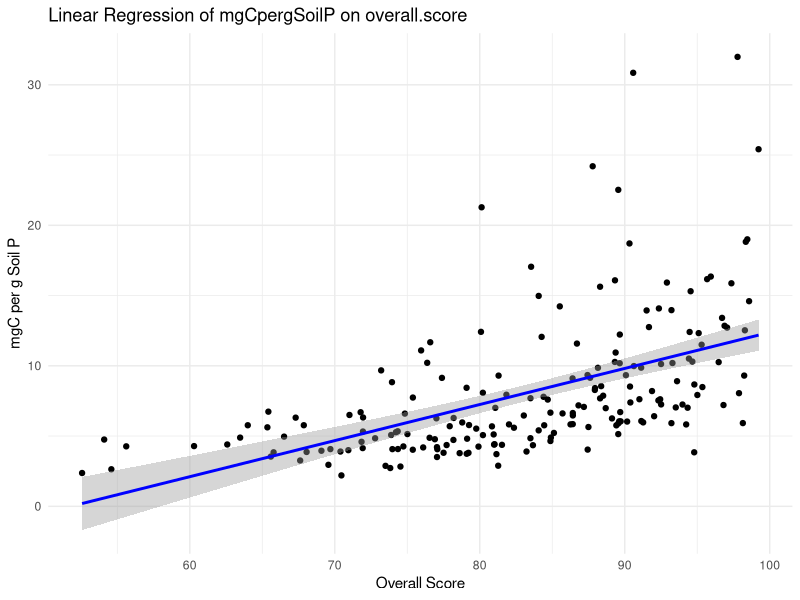
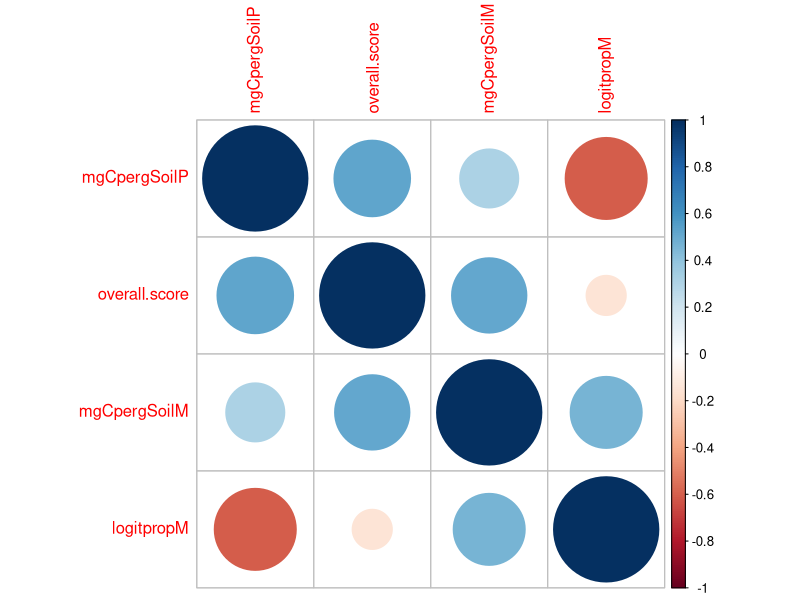
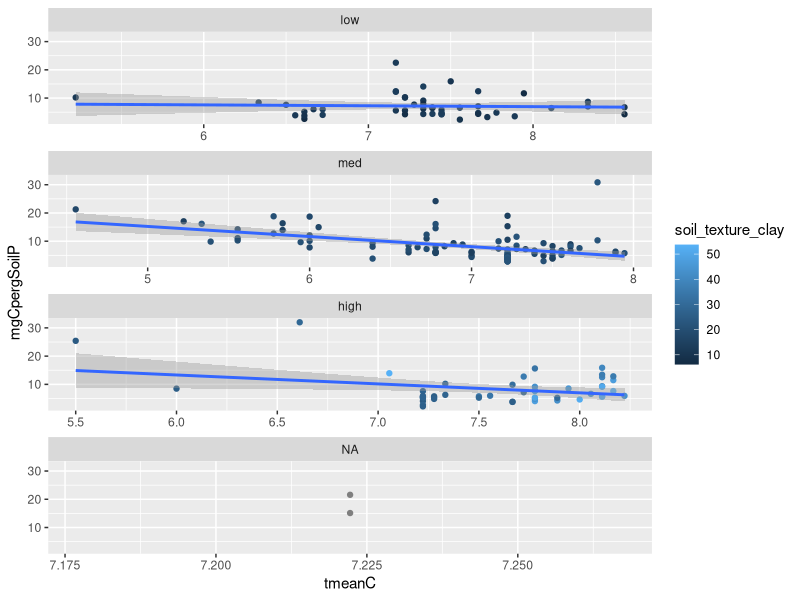
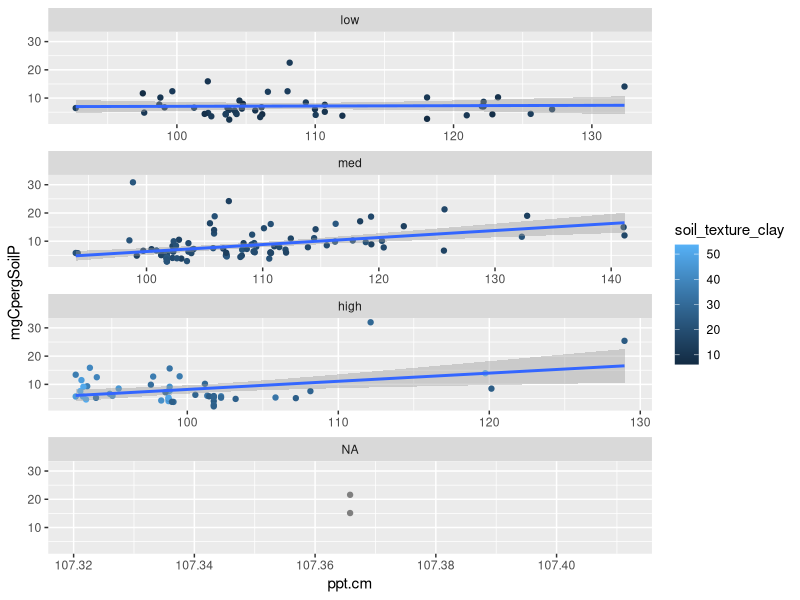
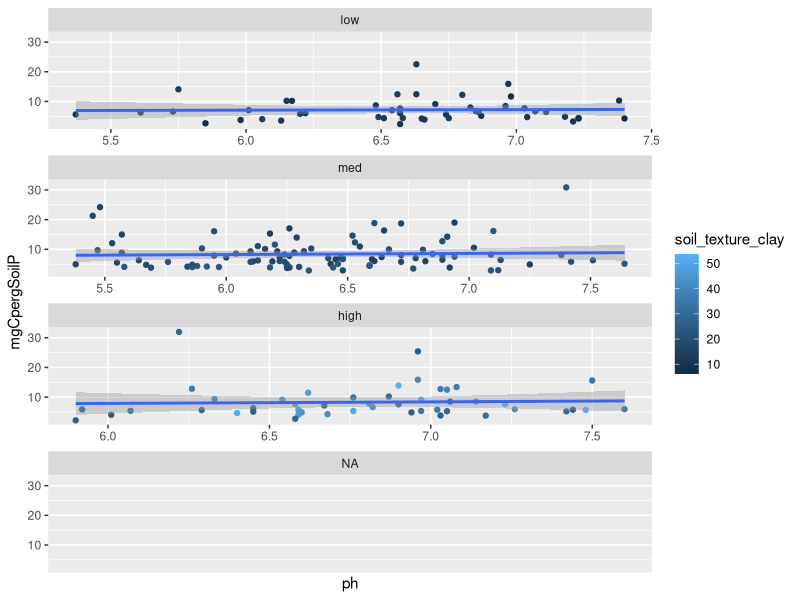
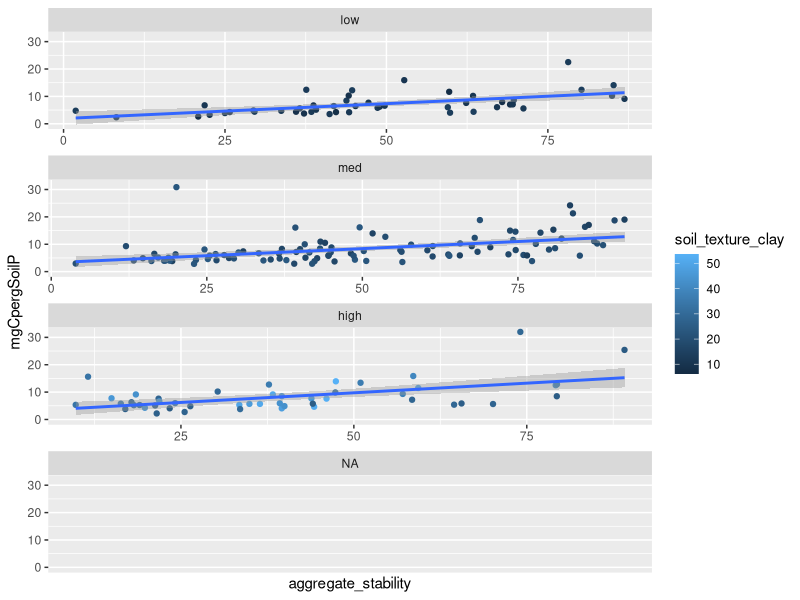
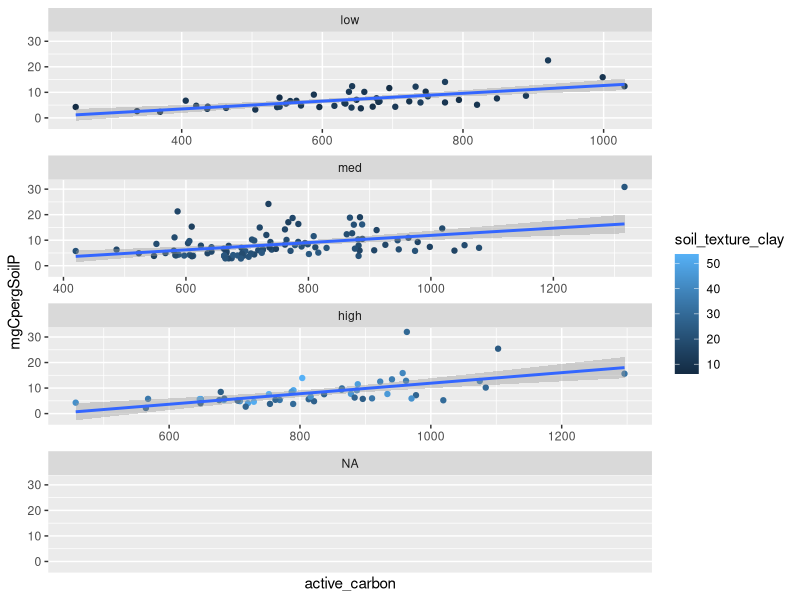
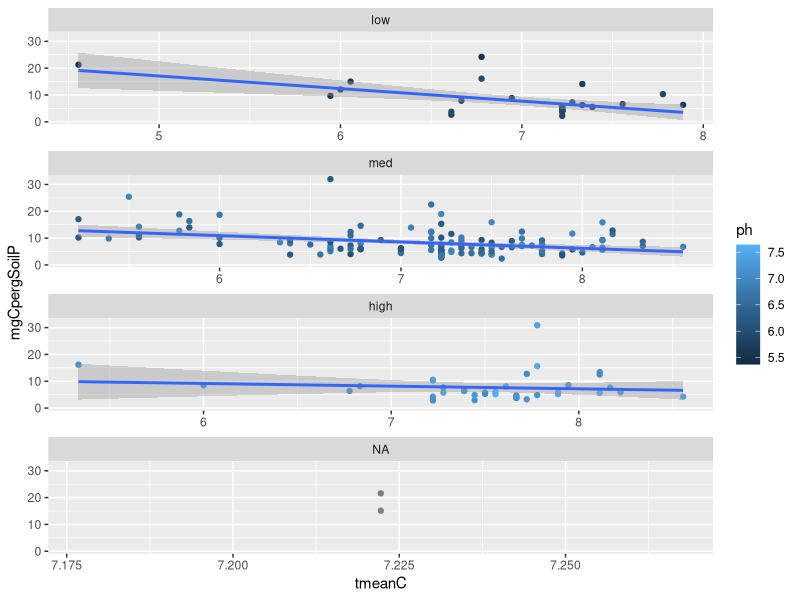

These charts were generated, in order, by the following R code: (Note: this script raises an error after producing the figures.)
#Analyzing data and building linear models with mgPOM as response variable

#setwd("/Users/f003833/Documents/GitHub/FracFarmVT") #caitlin
setwd("C:/Users/F004SPC/Documents/GitHub/FracFarmVT") #erin

#load your libraries
library(tidyverse)
library(ggplot2)
library(dplyr)
library(corrplot)
library(emmeans)
library(nlme)
library(ggeffects)

##call in the analytical data
data <- read.csv("data.csv")
View(data)

#soil health regression

# Perform linear regression
regression_model <- lm(mgCpergSoilP ~ overall.score, data = data)

# Summarize the regression model
summary(regression_model)

# Create a plot with the regression line
ggplot(data, aes(x = overall.score, y = mgCpergSoilP)) +
  geom_point() +
  geom_smooth(method = "lm", col = "blue") +
  labs(title = "Linear Regression of mgCpergSoilP on overall.score",
       x = "Overall Score",
       y = "mgC per g Soil P") +
  theme_minimal()

#Correlation plot
cordata <- cor(data[,c("mgCpergSoilP","overall.score","mgCpergSoilM","logitpropM")], use="pairwise.complete.obs", method="pearson")
corrplot(cordata)
cordata

#view na for ph: Z1, Z2 are truly NA
missing_ph <- subset(data, is.na(ph) | ph == "")
missing_field_codes <- missing_ph$Field_Code
print(missing_field_codes)

missing_mgCpergSoilP <- subset(data, is.na(mgCpergSoilP) | mgCpergSoilP == "")
missing_field_codes <- missing_mgCpergSoilP$Field_Code
print(missing_field_codes)

#First, graphically explore relationships among independent variables to look for interactions


data <- data %>% 
  mutate(claycategory=cut(soil_texture_clay, breaks=c(-Inf, 14, 24, Inf), labels=c("low","med", "high")))

ggplot(data=data, aes(x=tmeanC, y=mgCpergSoilP, col=soil_texture_clay))+ 
  geom_point()+
  geom_smooth(method=lm)+
  facet_wrap(~ claycategory, ncol=1, scales="free_x")

data <- data %>% 
  mutate(claycategory=cut(soil_texture_clay, breaks=c(-Inf, 14, 24, Inf), labels=c("low","med", "high")))

ggplot(data=data, aes(x=ppt.cm, y=mgCpergSoilP, col=soil_texture_clay))+ 
  geom_point()+
  geom_smooth(method=lm)+
  facet_wrap(~ claycategory, ncol=1, scales="free_x")

data <- data %>% 
  mutate(claycategory=cut(soil_texture_clay, breaks=c(-Inf, 14, 24, Inf), labels=c("low","med", "high")))

ggplot(data=data, aes(x=ph, y=mgCpergSoilP, col=soil_texture_clay))+ 
  geom_point()+
  geom_smooth(method=lm)+
  facet_wrap(~ claycategory, ncol=1, scales="free_x")

data <- data %>% 
  mutate(claycategory=cut(soil_texture_clay, breaks=c(-Inf, 14, 24, Inf), labels=c("low","med", "high")))

ggplot(data=data, aes(x=aggregate_stability, y=mgCpergSoilP, col=soil_texture_clay))+ 
  geom_point()+
  geom_smooth(method=lm)+
  facet_wrap(~ claycategory, ncol=1, scales="free_x")

data <- data %>% 
  mutate(claycategory=cut(soil_texture_clay, breaks=c(-Inf, 14, 24, Inf), labels=c("low","med", "high")))

ggplot(data=data, aes(x=active_carbon, y=mgCpergSoilP, col=soil_texture_clay))+ 
  geom_point()+
  geom_smooth(method=lm)+
  facet_wrap(~ claycategory, ncol=1, scales="free_x")

#more interactions with ph
summary(data$ph)

data <- data %>% 
  mutate(phcategory=cut(ph, breaks=c(-Inf,6,7, Inf), labels=c("low","med","high")))

ggplot(data=data, aes(x=tmeanC, y=mgCpergSoilP, col=ph))+ 
  geom_point()+
  geom_smooth(method=lm)+
  facet_wrap(~ phcategory, ncol=1, scales="free_x")

data <- data %>% 
  mutate(phcategory=cut(ph, breaks=c(-Inf,6,7, Inf), labels=c("low","med","high")))

ggplot(data=data, aes(x=ppt.cm, y=mgCpergSoilP, col=ph))+ 
  geom_point()+
  geom_smooth(method=lm)+
  facet_wrap(~ phcategory, ncol=1, scales="free_x")

data <- data %>% 
  mutate(phcategory=cut(ph, breaks=c(-Inf,6,7, Inf), labels=c("low","med","high")))

ggplot(data=data, aes(x=aggregate_stability, y=mgCpergSoilP, col=ph))+ 
  geom_point()+
  geom_smooth(method=lm)+
  facet_wrap(~ phcategory, ncol=1, scales="free_x")

data <- data %>% 
  mutate(phcategory=cut(ph, breaks=c(-Inf,6,7, Inf), labels=c("low","med","high")))

ggplot(data=data, aes(x=soil_texture_clay, y=mgCpergSoilP, col=ph))+ 
  geom_point()+
  geom_smooth(method=lm)+
  facet_wrap(~ phcategory, ncol=1, scales="free_x")

data <- data %>% 
  mutate(phcategory=cut(ph, breaks=c(-Inf,6,7, Inf), labels=c("low","med","high")))

ggplot(data=data, aes(x=active_carbon, y=mgCpergSoilP, col=ph))+ 
  geom_point()+
  geom_smooth(method=lm)+
  facet_wrap(~ phcategory, ncol=1, scales="free_x")

#interactions with ppt

data <- data %>% 
  mutate(pptcategory=cut(ppt.cm, breaks=c(-Inf,101.4, 110.0, Inf), labels=c("low","med","high")))

ggplot(data=data, aes(x=tmeanC, y=mgCpergSoilP, col=ppt.cm))+ 
  geom_point()+
  geom_smooth(method=lm)+
  facet_wrap(~ pptcategory, ncol=1, scales="free_x")


data <- data %>% 
  mutate(pptcategory=cut(ppt.cm, breaks=c(-Inf,101.4, 110.0, Inf), labels=c("low","med","high")))

ggplot(data=data, aes(x=aggregate_stability, y=mgCpergSoilP, col=ppt.cm))+ 
  geom_point()+
  geom_smooth(method=lm)+
  facet_wrap(~ pptcategory, ncol=1, scales="free_x")

summary(data$ppt.cm)
data <- data %>% 
  mutate(pptcategory=cut(ppt.cm, breaks=c(-Inf,101.4, 110.0, Inf), labels=c("low","med","high")))

ggplot(data=data, aes(x=tmeanC, y=mgCpergSoilP, col=ppt.cm))+ 
  geom_point()+
  geom_smooth(method=lm)+
  facet_wrap(~ pptcategory, ncol=1, scales="free_x")


data <- data %>% 
  mutate(pptcategory=cut(ppt.cm, breaks=c(-Inf,101.4, 110.0, Inf), labels=c("low","med","high")))

ggplot(data=data, aes(x=active_carbon, y=mgCpergSoilP, col=ppt.cm))+ 
  geom_point()+
  geom_smooth(method=lm)+
  facet_wrap(~ pptcategory, ncol=1, scales="free_x")

#interactions with aggregate stability
summary(data$aggregate_stability)

data <- data %>% 
  mutate(agStcategory=cut(aggregate_stability, breaks=c(-Inf,29.3, 65.6, Inf), labels=c("low","med","high")))

ggplot(data=data, aes(x=ph, y=mgCpergSoilP, col=aggregate_stability))+ 
  geom_point()+
  geom_smooth(method=lm)+
  facet_wrap(~ agStcategory, ncol=1, scales="free_x")

data <- data %>% 
  mutate(agStcategory=cut(aggregate_stability, breaks=c(-Inf,29.3, 65.6, Inf), labels=c("low","med","high")))

ggplot(data=data, aes(x=ppt.cm, y=mgCpergSoilP, col=aggregate_stability))+ 
  geom_point()+
  geom_smooth(method=lm)+
  facet_wrap(~ agStcategory, ncol=1, scales="free_x")

data <- data %>% 
  mutate(agStcategory=cut(aggregate_stability, breaks=c(-Inf,29.3, 65.6, Inf), labels=c("low","med","high")))

ggplot(data=data, aes(x=tmeanC, y=mgCpergSoilP, col=aggregate_stability))+ 
  geom_point()+
  geom_smooth(method=lm)+
  facet_wrap(~ agStcategory, ncol=1, scales="free_x")

data <- data %>% 
  mutate(agStcategory=cut(aggregate_stability, breaks=c(-Inf,29.3, 65.6, Inf), labels=c("low","med","high")))

ggplot(data=data, aes(x=soil_texture_clay, y=mgCpergSoilP, col=aggregate_stability))+ 
  geom_point()+
  geom_smooth(method=lm)+
  facet_wrap(~ agStcategory, ncol=1, scales="free_x")

data <- data %>% 
  mutate(agStcategory=cut(aggregate_stability, breaks=c(-Inf,29.3, 65.6, Inf), labels=c("low","med","high")))

ggplot(data=data, aes(x=active_carbon, y=mgCpergSoilP, col=aggregate_stability))+ 
  geom_point()+
  geom_smooth(method=lm)+
  facet_wrap(~ agStcategory, ncol=1, scales="free_x")

#tmeanC and active carbon
summary(data$tmeanC)

data <- data %>% 
  mutate(tmeanCcategory=cut(tmeanC, breaks=c(-Inf,6.8, 7.6, Inf), labels=c("low","med","high")))

ggplot(data=data, aes(x=active_carbon, y=mgCpergSoilP, col=tmeanC))+ 
  geom_point()+
  geom_smooth(method=lm)+
  facet_wrap(~ tmeanCcategory, ncol=1, scales="free_x")

#Models
#Correlation plot
cordata <- cor(data[,c("mgCpergSoilP","ph","ppt.cm","tmeanC","aggregate_stability","soil_texture_clay","active_carbon")], use="pairwise.complete.obs", method="pearson")
corrplot(cordata)

##Linear Mixed Model for dependent variable (mgCpergSoilP)
#test without random effect, because only one value per field

m1P=gls(mgCpergSoilP~ppt.cm*tmeanC+soil_texture_clay+
          aggregate_stability+active_carbon+ 
          ph, data=data, na.action=na.exclude, method="ML")
summary(m1P)

m2P=gls(mgCpergSoilP~ppt.cm*tmeanC+soil_texture_clay+
          +aggregate_stability+active_carbon, data=data, na.action=na.exclude, method="ML")
summary(m2P)
anova(m1P, m2P)

m3P=gls(mgCpergSoilP~ppt.cm*tmeanC
           +aggregate_stability+active_carbon 
        , data=data, na.action=na.exclude, method="ML")
summary(m3P)
anova(m2P,m3P)

#check assumptions, distrubution of residuals
#final model should use REML
m3P=gls(mgCpergSoilP~ppt.cm*tmeanC
        +aggregate_stability+active_carbon,
        data=data, na.action=na.exclude, method="REML") 
summary(m3P)

F_Final <- fitted(m3P)
R_Final <- residuals(m3P, type = "pearson", scaled = TRUE)
N = !is.na(data$mgCpergSoilP)
Rfull <- NA
Rfull[N] <- R_Final
op <- par(mfrow = c(2,2), mar = c(5,4,1,1))  
plot(F_Final, R_Final)
hist(Rfull)
plot(Rfull ~ data$aggregate_stability)
plot(Rfull ~ data$soil_texture_clay)
plot(Rfull ~ data$active_carbon)
plot(Rfull ~ data$tmeanC)
plot(Rfull ~ data$ppt.cm)
plot(Rfull ~ data$ph)
par(op)

#partial residuals to test that the relationship is linear
#do these for each of the significant predictors (do green and red lines match?)

op <- par(mfrow = c(2,2), mar = c(5,4,1,1)) #this makes it so all the graphs are plotted in the same window (a 2 x 2 grid)

ppt.cm.c <- summary(m3P)$coefficients[2] #predictor coefficient
ppt.cm.pr <- Rfull + ppt.cm.c*data$ppt.cm  #Residuals + pred coef * predictor value
{scatter.smooth(data$ppt.cm, ppt.cm.pr, 
                lpars = list(col = "green", lwd = 3, lty = 3)) #residual loess
  abline(lm(ppt.cm.c*data$ppt.cm ~ data$ppt.cm), col = "red")} 

soil_texture_clay.c <- summary(m3P)$coefficients[3] #predictor coefficient
soil_texture_clay.pr <- Rfull + soil_texture_clay.c*data$soil_texture_clay  #Residuals + pred coef * predictor value
{scatter.smooth(data$soil_texture_clay, soil_texture_clay.pr, 
                lpars = list(col = "green", lwd = 3, lty = 3)) #residual loess
  abline(lm(soil_texture_clay.c*data$soil_texture_clay ~ data$soil_texture_clay), col = "red")} 

aggregate_stability.c <- summary(m3P)$coefficients[5] #predictor coefficient
aggregate_stability.pr <- Rfull + aggregate_stability.c*data$aggregate_stability  #Residuals + pred coef * predictor value
{scatter.smooth(data$aggregate_stability, aggregate_stability.pr, 
                lpars = list(col = "green", lwd = 3, lty = 3)) #residual loess
  abline(lm(aggregate_stability.c*data$aggregate_stability ~ data$aggregate_stability), col = "red")} 

active_carbon.c <- summary(m3P)$coefficients[6] #predictor coefficient
active_carbon.pr <- Rfull + active_carbon.c*data$active_carbon  #Residuals + pred coef * predictor value
{scatter.smooth(data$active_carbon, active_carbon.pr, 
                lpars = list(col = "green", lwd = 3, lty = 3)) #residual loess
  abline(lm(active_carbon.c*data$active_carbon ~ data$active_carbon), col = "red")} 

par(op)

#Visualize significant relationships

#own_theme below sets ggplot parameters for how plots should look. 
own_theme <- theme_bw(base_size = 11) +
  theme(rect = element_blank(),
        axis.ticks = element_line(color = "black"),
        axis.text = element_text(color = "black"),
        axis.line = element_line(color = "black"),
        panel.grid.minor = element_blank())

#ppt and tmeanC, option 1
summary(data$ppt.cm)
summary(data$tmeanC)

pred_pptC <- ggpredict(m3P, terms = c("ppt.cm", "tmeanC[6.8,7.5]"))
pred_pptC$tmean_group <- pred_pptC$group
levels(pred_pptC$tmean_group) <- c("low (4.5-7.2)",  
                                   "high (7.2-8.6)")
data <- data %>%
  drop_na(tmeanC) %>% 
  dplyr::mutate(tmean_group = cut(tmeanC, breaks = c(4.5,7.2,8.6)))

levels(data$tmean_group) <- c("low (4.5-7.2)",  
                              "high (7.2-8.6)")

mgPOM_pptC <-data %>% 
  ggplot() +
  geom_point(aes(x = ppt.cm, y = mgCpergSoilP, col = tmean_group), #plot your data
             size = 1.5, alpha = 0.5) +
  geom_line(pred_pptC, mapping = aes(x=x, y=predicted, col = tmean_group), #plot the model's prediction (based on linear )
            lwd = 1) +
  own_theme+
  #theme(legend.position = "none") +
  scale_y_continuous(expression("mg C in POM per g soil")) +
  scale_x_continuous(expression("Mean Annual Precipitation (cm)"),
                     label = scales::comma) +
  scale_color_manual(values = c("blue", "red")) # adjust colors if needed

mgPOM_pptC

ggsave("mgPOM_ppt_tmeanC.jpeg", width = 4, height = 3)


#ppt and tmeanC, option 2
summary(data$ppt.cm)
pred_tmeanppt <- ggpredict(m3P, terms = c("tmeanC","ppt.cm[101,110]"))
pred_tmeanppt$ppt_group <- pred_tmeanppt$group
levels(pred_tmeanppt$ppt_group) <- c("low (92-104)",  
                                   "high (104-142)")

data <- data %>%
  drop_na(ppt.cm) %>% 
   dplyr::mutate(ppt_group = cut(ppt.cm, breaks = c(92,104,142)))

 levels(data$ppt_group) <- c("low (92-104)",  
                            "high (104-142)")
 mgPOM_tmeanppt <-data %>% 
   ggplot() +
   geom_point(aes(x = tmeanC, y = mgCpergSoilP, col = ppt_group), #plot your data
              size = 1.5, alpha = 0.5) +
   geom_line(pred_tmeanppt, mapping = aes(x=x, y=predicted, col = ppt_group), #plot the model's prediction (based on linear )
             lwd = 1) +
   own_theme+
   #theme(legend.position = "none") +
   scale_y_continuous(expression("mg C in POM per g soil")) +
   scale_x_continuous(expression("Mean Annual Temperature(C)"),
                      label = scales::comma) +
   scale_color_manual(values = c("blue", "red")) # adjust colors if needed
 
 mgPOM_tmeanppt

#for agg stability 
pred_aggregate_stability <- ggpredict(m3P, terms = c("aggregate_stability"))
mgPOM_aggregate_stability <-data %>% 
  ggplot() +
  geom_point(aes(x = aggregate_stability, y = mgCpergSoilP), #plot your data
             size = 1.5, alpha = 0.5) +
  geom_line(pred_aggregate_stability, mapping = aes(x=x, y=predicted), #plot the model's prediction (based on linear )
            lwd = 1) +
  own_theme+
  theme(legend.position = "none") +
  scale_y_continuous(expression("mg C in POM per g soil"))+
  scale_x_continuous(expression("aggregate stability"),
                     label = scales::comma) 

mgPOM_aggregate_stability
ggsave("mgPOM_aggregate_stability.jpeg", width = 4, height = 3)

#Active Carbon
pred_active_carbon <- ggpredict(m3P, terms = c("active_carbon"))
mgPOM_active_carbon <-data %>% 
  ggplot() +
  geom_point(aes(x = active_carbon, y = mgCpergSoilP), #plot your data
             size = 1.5, alpha = 0.5) +
  geom_line(pred_active_carbon, mapping = aes(x=x, y=predicted), #plot the model's prediction (based on linear )
            lwd = 1) +
  own_theme+
  theme(legend.position = "none") +
  scale_y_continuous(expression("mg C in POM per g soil"))+
  scale_x_continuous(expression("active carbon"),
                     label = scales::comma) 

mgPOM_active_carbon

#ppt on own
pred_ppt <- ggpredict(m3P, terms = c("ppt.cm"))
mgPOM_ppt <-data %>% 
  ggplot() +
  geom_point(aes(x = ppt.cm, y = mgCpergSoilP), #plot your data
             size = 1.5, alpha = 0.5) +
  geom_line(pred_ppt, mapping = aes(x=x, y=predicted), #plot the model's prediction (based on linear )
            lwd = 1) +
  own_theme+
  theme(legend.position = "none") +
  scale_y_continuous(expression("mg C in POM per g soil"))+
  scale_x_continuous(expression("mean annual precipitation (cm)"),
                     label = scales::comma) 

mgPOM_ppt

#tmeanC on own
pred_temp <- ggpredict(m3P, terms = c("tmeanC"))
mgPOM_temp <-data %>% 
  ggplot() +
  geom_point(aes(x = tmeanC, y = mgCpergSoilP), #plot your data
             size = 1.5, alpha = 0.5) +
  geom_line(pred_temp, mapping = aes(x=x, y=predicted), #plot the model's prediction (based on linear )
            lwd = 1) +
  own_theme+
  theme(legend.position = "none") +
  scale_y_continuous(expression("mg C in POM per g soil"))+
  scale_x_continuous(expression("mean annual temperature (C)"),
                     label = scales::comma) 

mgPOM_temp


# Create a violin plot with individual data points
ggplot(data, aes(x = Type.x, y = mgCpergSoilP)) +
  geom_violin(trim = FALSE, fill = "lightblue") +  # Create the violin plot
  geom_jitter(width = 0.2, size = 1, color = "darkblue") +  # Add jittered points
  labs(title = "Distribution of mg POM by Field Type",
       x = "Field Type",
       y = "mgC per g Soil POM") +
  theme_minimal()  # Apply a minimal theme for a clean look   

# Create a violin plot with individual data points and mean line
ggplot(data, aes(x = Type.x, y = mgCpergSoilP, color = Type.x, fill = Type.x)) +
  geom_violin(trim = FALSE, alpha = 0.5) +  # Create the violin plot with semi-transparent fill
  geom_jitter(width = 0.2, size = 1) +  # Add jittered points
  stat_summary(fun = mean, geom = "point", shape = 23, size = 2, color = "black", fill = "yellow") +  # Add mean points
  labs(title = "Distribution of mgCpergSoilP by Field Type",
       x = "Field Type",
       y = "mgC per g Soil POM") +
  theme_minimal()  # Apply a minimal theme for a clean look



# Define the rsquared_gls function for model m3P
rsquared_gls_m3P <- function(model) {
  # Extract fitted values
  fitted_values <- fitted(model)
  
  # Extract response variable name
  response_variable <- as.character(formula(model)[[2]])
  
  # Extract response values from the original dataset used in the model fitting
  response_values <- model$data[[response_variable]]
  
  # Ensure the response variable is numeric
  if (!is.numeric(response_values)) {
    response_values <- as.numeric(as.character(response_values))
  }
  
  # Debugging: Print initial response values and fitted values
  cat("Initial response values:\n")
  print(response_values)
  cat("Fitted values:\n")
  print(fitted_values)
  
  # Ensure no NA values are in the response values or fitted values
  valid_indices <- !is.na(response_values) & !is.na(fitted_values)
  response_values <- response_values[valid_indices]
  fitted_values <- fitted_values[valid_indices]
  
  # Debugging: Print cleaned response values and fitted values
  cat("Cleaned response values:\n")
  print(response_values)
  cat("Fitted values:\n")
  print(fitted_values)
  
  # Verify lengths of response values and fitted values
  if (length(response_values) != length(fitted_values)) {
    stop("Length mismatch between response values and fitted values")
  }
  
  # Calculate residuals
  residuals <- response_values - fitted_values
  
  # Calculate the sum of squared residuals
  ss_res <- sum(residuals^2)
  
  # Calculate the total sum of squares
  ss_tot <- sum((response_values - mean(response_values))^2)
  
  # Debugging: Print sum of squared residuals and total sum of squares
  cat("SS_res:", ss_res, "\n")
  cat("SS_tot:", ss_tot, "\n")
  
  # Check for zero variance in response values
  if (ss_tot == 0) {
    warning("Total sum of squares is zero, resulting in NaN R-squared")
    return(NaN)
  }
  
  # Calculate R-squared
  rsq <- 1 - (ss_res / ss_tot)
  
  return(rsq)
}

# Calculate and print R-squared for model m3P
rsquared_value_m3P <- rsquared_gls_m3P(m3P)
print(rsquared_value_m3P)



#anova by field type to see differences 
field_anova<- aov(mgCpergSoilP~Type.x, data=data)
summary(field_anova)  

TukeyHSD(field_anova)
